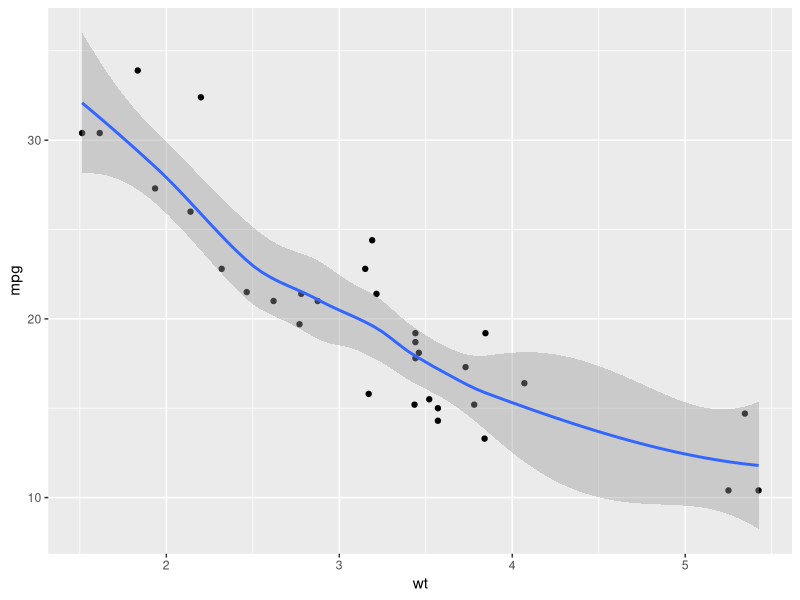
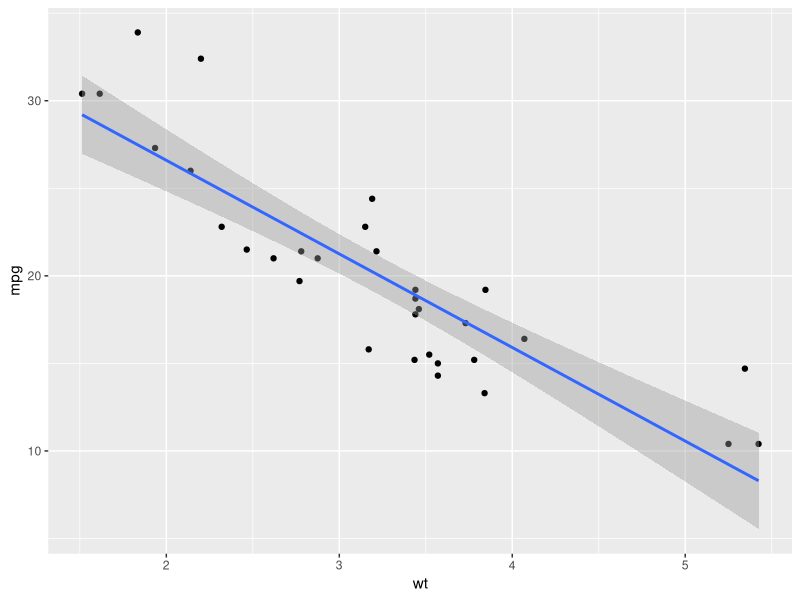
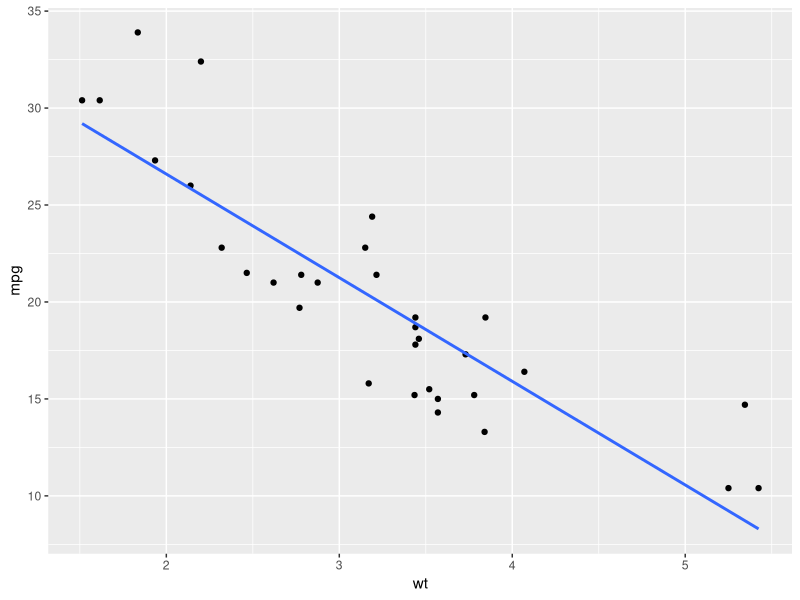
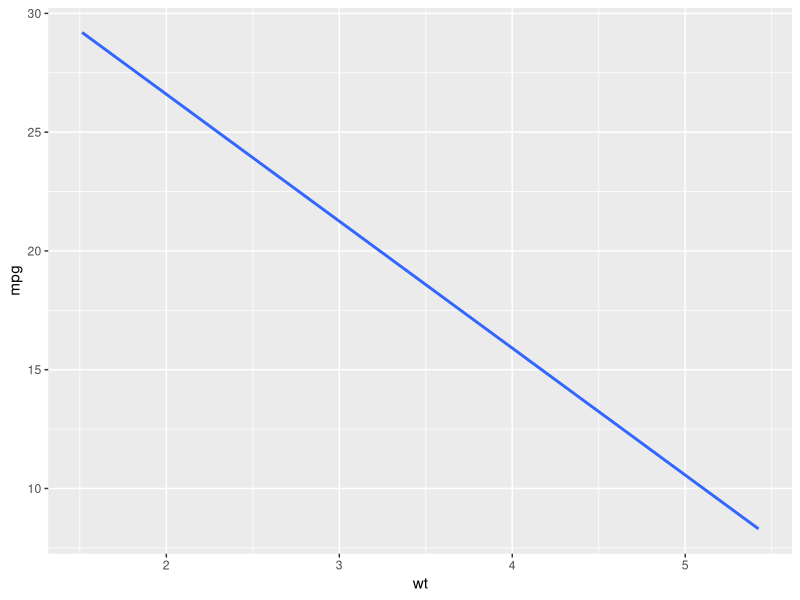
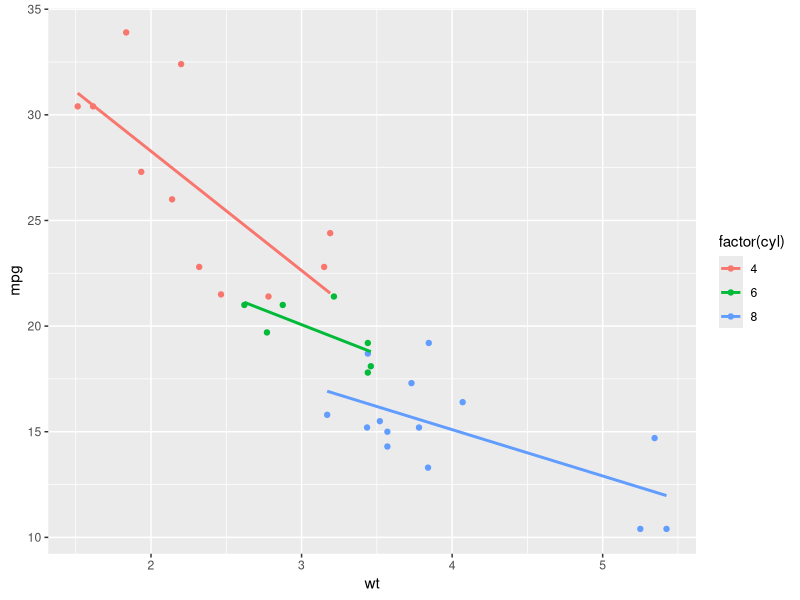
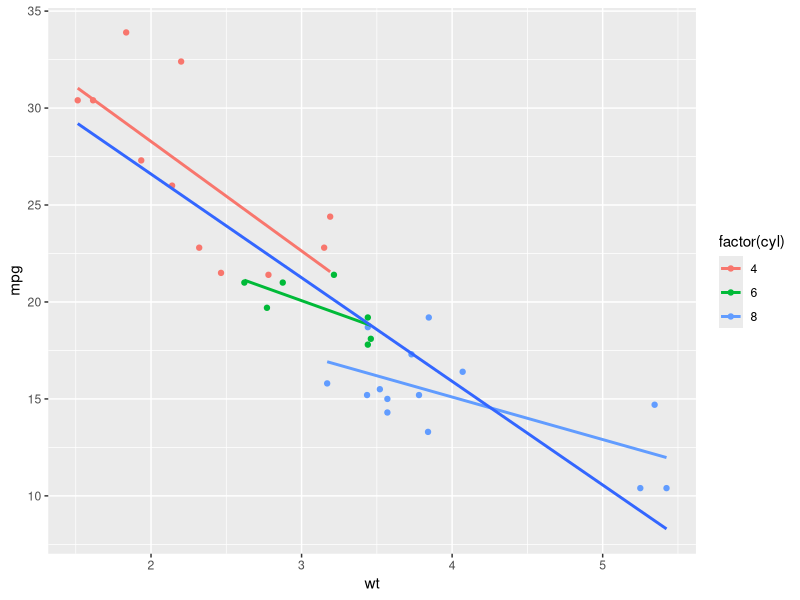
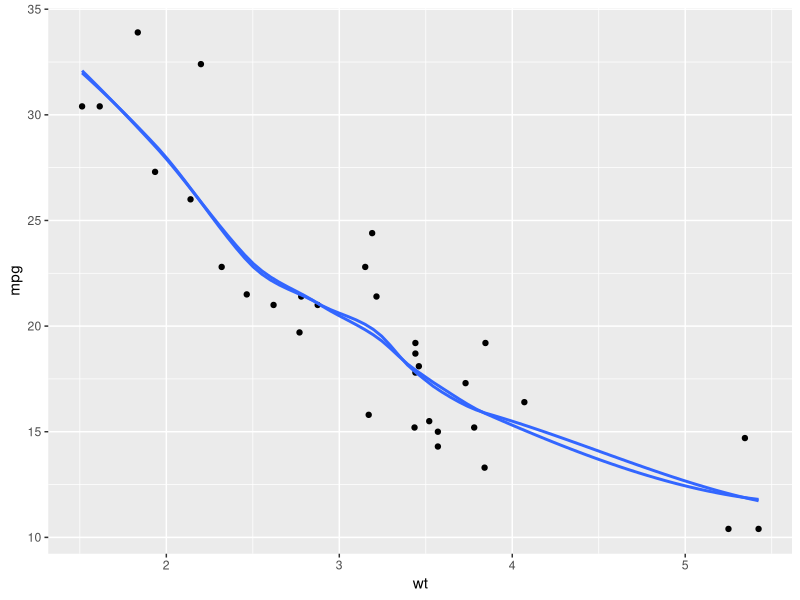
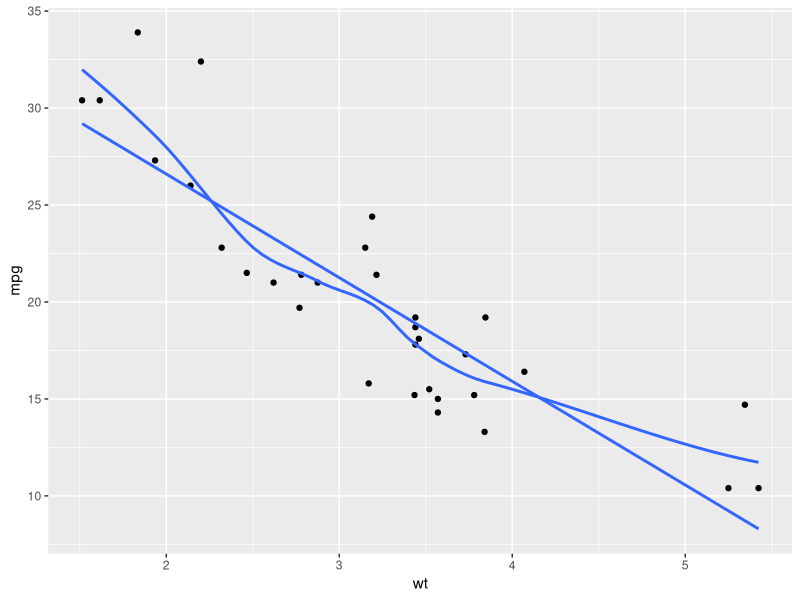

R code for these plots, in order:
#
# Title:    Data Visualization with ggplot Pt 2
# Purpose:  (Knowledge Development) Code for data visualization with ggplot pt 2
# Author:   Billy Caughey
# Date:     2020.06.24 - Initial Build 
# 

##### Library #####
library(tidyverse)
library(RColorBrewer)
library(car)
library(Hmisc)

##### Stats and Geoms #####

## Exercise 1: Smoothing ##

data(mtcars)

str(mtcars)

# Loess method by default
ggplot(mtcars, aes(x = wt, y = mpg)) +
  geom_point() +
  geom_smooth()

# Change to OLS
ggplot(mtcars, aes(x = wt, y = mpg)) +
  geom_point() +
  geom_smooth(method = "lm")

# Remove the 95% CI ribbon
ggplot(mtcars, aes(x = wt, y = mpg)) +
  geom_point() +
  geom_smooth(method = "lm", se = FALSE)

# modify the plot to show no dots
ggplot(mtcars, aes(x = wt, y = mpg)) +
  geom_smooth(method = "lm", se = FALSE)

## Exercise 2: Grouping Variables ##

# Change col so that factor(cyl) is mapped onto instead of just cyl 
ggplot(mtcars, aes(x = wt, y = mpg, col = factor(cyl))) +
  geom_point() +
  stat_smooth(method = "lm", se = FALSE)
  
# Complete the second ggplot command 
ggplot(mtcars, aes(x = wt, y = mpg, col = factor(cyl))) +
  geom_point() +
  stat_smooth(method = "lm", se = FALSE) +
  stat_smooth(aes(group = 1), method = "lm", se = FALSE) 

## Exercise 3: Modifying stat_smooth ##

# Plot 1
ggplot(mtcars, aes(x = wt, y = mpg)) +
  geom_point() +
  geom_smooth(se = FALSE) +
  geom_smooth(se = FALSE, span = 0.7)

# Plot 2 
ggplot(mtcars, aes(x = wt, y = mpg)) +
  geom_point() +
  stat_smooth(method = "lm", se = FALSE) +
  stat_smooth(method = "loess", aes(group =1), se = FALSE, span = 0.7)

# Plot 3: Set col to "All", inside the aes layer of stat_smooth()
ggplot(mtcars, aes(x = wt, y = mpg, col = factor(cyl))) +
  geom_point() +
  stat_smooth(method = "lm", se = FALSE) +
  stat_smooth(method = "loess",
              # Add col inside aes()
              aes(group = 1, col = "All"),
              # Remove the col argument below
              se = FALSE, span = 0.7)

# Plot 4: Add scale_color_manual to change the colors
myColors <- c(brewer.pal(3, "Dark2"), "black")
ggplot(mtcars, aes(x = wt, y = mpg, col = factor(cyl))) +
  geom_point() +
  stat_smooth(method = "lm", se = FALSE, span = 0.7) +
  stat_smooth(method = "loess", 
              aes(group = 1, col="All"), 
              se = FALSE, span = 0.7) +
  # Add correct arguments to scale_color_manual
  scale_color_manual("Cylinders", values = myColors)

## Exercise 5: Modifying stat_smooth (2) ##

data("Vocab")

# Plot 1: Jittered scatter plot, add a linear model (lm) smooth
ggplot(Vocab, aes(x = education, y = vocabulary)) +
  geom_jitter(alpha = 0.2) +
  stat_smooth(method = "lm", se = FALSE) # smooth

# Plot 2: points, colored by year
ggplot(Vocab, aes(x = education, y = vocabulary, col = year)) +
  geom_jitter(alpha = 0.2) 

# Plot 3: lm, colored by year
ggplot(Vocab, aes(x = education, y = vocabulary, col = factor(year))) +
  stat_smooth(se = F, method = "lm") # smooth

# Plot 4: Set a color brewer palette
ggplot(Vocab, aes(x = education, y = vocabulary, col = factor(year))) +
  stat_smooth(se = F, method = "lm") +  # smooth
  scale_color_brewer()  # colors

# Plot 5: Add the group aes, specify alpha and size
ggplot(Vocab, aes(x = education, y = vocabulary, col = year, group = factor(year))) +
  stat_smooth(method = "lm", se = FALSE, alpha = 0.6, size = 2) +
  scale_color_gradientn(colors = brewer.pal(9, "YlOrRd"))

## Exercise 6: Quantiles ##

# Use stat_quantile instead of stat_smooth
ggplot(Vocab, aes(x = education, y = vocabulary, col = year, group = factor(year))) +
  stat_quantile(alpha = 0.6, size = 2) +
  scale_color_gradientn(colors = brewer.pal(9,"YlOrRd"))

# Set quantile to 0.5
ggplot(Vocab, aes(x = education, y = vocabulary, col = year, group = factor(year))) +
  stat_quantile(alpha = 0.6, size = 2, quantiles = 0.5) +
  scale_color_gradientn(colors = brewer.pal(9,"YlOrRd"))

## Exercise 7: Sum ##

# Plot 1: Jittering only
p <- ggplot(Vocab, aes(x = education, y = vocabulary)) +
  geom_jitter(alpha = 0.2)

# Plot 2: Add stat_sum
p +
  stat_sum() # sum statistic

# Plot 3: Set size range
p +
  stat_sum() + # sum statistic
  scale_size(range = c(1, 10)) # set size scale

##### Statistics outside Geoms #####

## Preparations ##

# Display structure of mtcars
str(mtcars)

# Convert cyl and am to factors
mtcars$cyl <- as.factor(mtcars$cyl)
mtcars$am <- as.factor(mtcars$am)
  
# Define positions
posn.d <- position_dodge(width = 0.1)
posn.jd <- position_jitterdodge(jitter.width = 0.1, dodge.width = 0.2)
posn.j <- position_jitter(width = 0.2)
  
# Base layers
wt.cyl.am <- ggplot(mtcars, aes(x = cyl, y = wt, col = am, fill = am, group = am))

## Plotting Variations ##

# wt.cyl.am, posn.d, posn.jd and posn.j are available

# Plot 1: Jittered, dodged scatter plot with transparent points
wt.cyl.am +
  geom_point(alpha = 0.6, position = posn.jd) 

# Plot 2: Mean and SD - the easy way
wt.cyl.am +
  geom_point(position = posn.d, alpha = 0.6) +
  stat_summary(fun.data = mean_sdl, fun.args = list(mult = 1), position = posn.d)

# Plot 3: Mean and 95% CI - the easy way
wt.cyl.am +
  geom_point(position = posn.d, alpha = 0.6) +
  stat_summary(fun.data = mean_cl_normal, position = posn.d)

# Plot 4: Mean and SD - with T-tipped error bars - fill in ___
wt.cyl.am +
  stat_summary(geom = "point", fun.y = mean,
               position = posn.d) +
  stat_summary(geom = "errorbar", fun.data = mean_sdl,
               position = posn.d, fun.args = list(mult = 1), width = 0.1)

## Custom Functions ##
